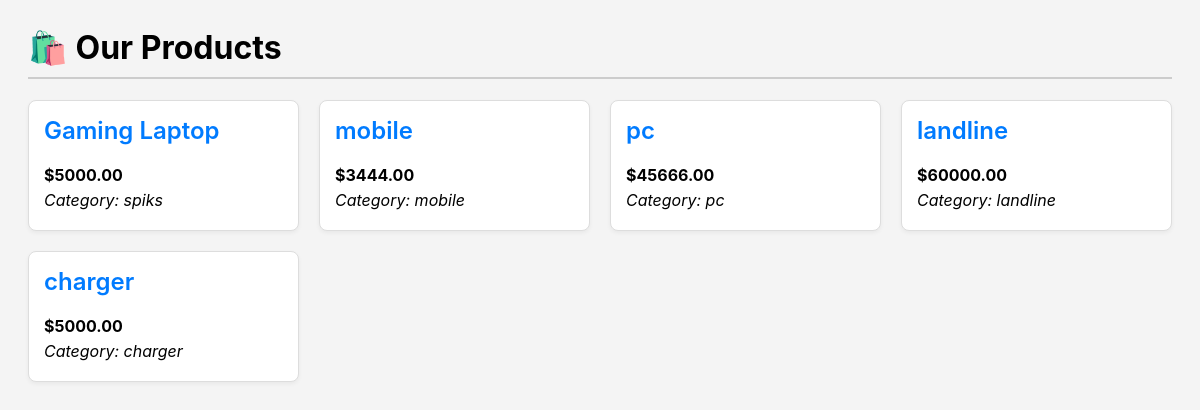
The page / on the database its author committed.
### shop/models.py (models this page shows, shortened)
class Product(models.Model):
    name = models.CharField(max_length=200)
    description = models.TextField()
    price = models.DecimalField(max_digits=10, decimal_places=2)
    category = models.CharField(max_length=100)
    tags = models.CharField(max_length=255, help_text="Comma-separated values (e.g., 'electronics,laptop,gaming')")

### shop/views.py (the view)
# urls.py: path('', views.product_list, name='product_list'),
def product_list(request):
    products = Product.objects.all()
    return render(request, 'shop/product_list.html', {'products': products})

### shop/templates/shop/product_list.html (shortened to what this page needs)
<h1>🛍️ Our Products</h1>
<div class="product-grid">
    {% for product in products %}
        <div class="product-card">
            <h2><a href="{% url 'product_detail' product.pk %}">{{ product.name }}</a></h2>
            <p><strong>${{ product.price }}</strong></p>
            <p><em>Category: {{ product.category }}</em></p>
        </div>
    {% endfor %}
</div>

### shop/templates/shop/product_list.html (style rules this page uses)
h1 { border-bottom: 2px solid #ccc; padding-bottom: 10px; }
.product-grid { display: grid; grid-template-columns: repeat(auto-fill, minmax(250px, 1fr)); gap: 20px; }
.product-card { border: 1px solid #ddd; padding: 15px; border-radius: 8px; background: #fff; box-shadow: 0 2px 4px rgba(0,0,0,0.05); }
.product-card h2 { margin-top: 0; }
.product-card a { text-decoration: none; color: #007bff; font-weight: 600; }
.product-card p { margin: 5px 0; }

### rows shown on the page
Product: name "Gaming Laptop", price "5000.00", category "spiks"
Product: name "mobile", price "3444.00", category "mobile"
Product: name "pc", price "45666.00", category "pc"
Product: name "landline", price "60000.00", category "landline"
Product: name "charger", price "5000.00", category "charger"
